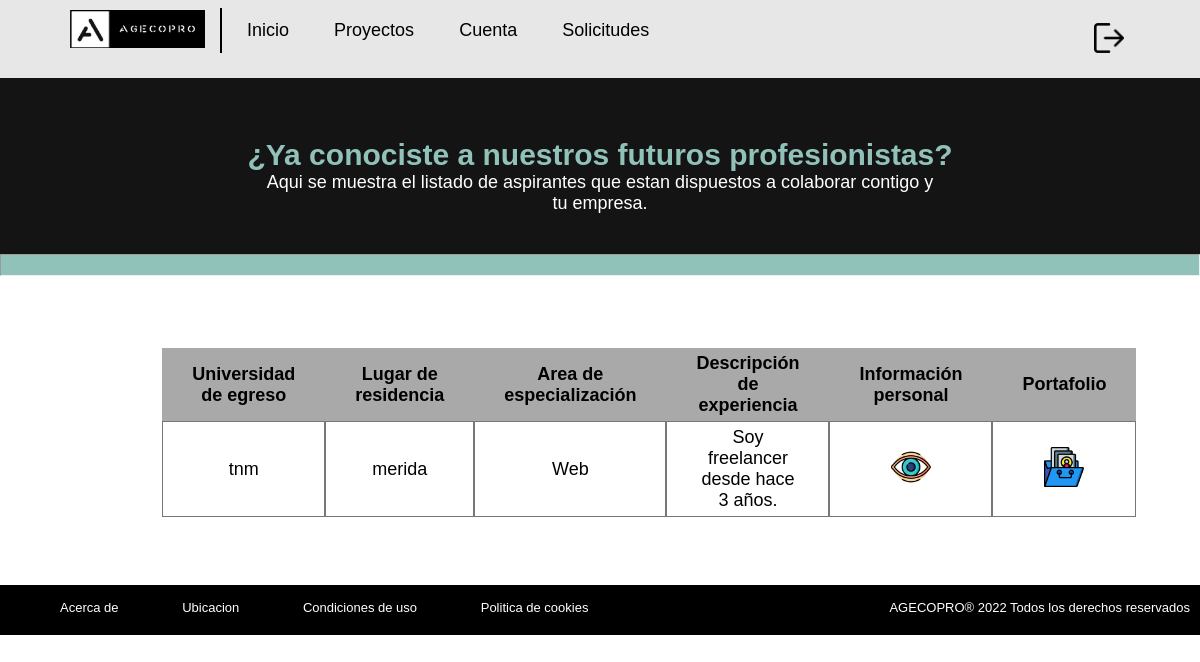
The page /catalogo_empresa.php (signed in) on the database its author committed.
### tables this page shows
CREATE TABLE `perfil` (
  `id` int(11) NOT NULL,
  `usuario` varchar(100) NOT NULL,
  `universidad` varchar(60) NOT NULL,
  `residencia` varchar(60) NOT NULL,
  `area` varchar(30) NOT NULL,
  `comentario` varchar(130) NOT NULL
);

CREATE TABLE `informacion` (
  `id` int(11) NOT NULL,
  `usuario` varchar(100) NOT NULL,
  `nombreusuario` varchar(40) NOT NULL,
  `apellidousuario` varchar(40) NOT NULL,
  `correousuario` varchar(30) NOT NULL,
  `correo2usuario` varchar(30) NOT NULL,
  `numerousuario` varchar(10) NOT NULL,
  `facebook` varchar(100) NOT NULL,
  `insta` varchar(100) NOT NULL,
  `twitter` varchar(100) NOT NULL
);

### catalogo_empresa.php (the view, shortened to what this page needs)
<!DOCTYPE html>
<html lang="en">
<head>
    <link rel="stylesheet" href="estilos.css">
    <?php
        include "cabecera_empresa.php";
    ?>
</head>
<body>
<div class="responsive">
    <div id="bloque">
            <h4>¿Ya conociste a nuestros futuros profesionistas?</h4>
            <p>Aqui se muestra el listado de aspirantes que estan dispuestos a colaborar contigo y tu empresa.</p>
    </div>
    <hr id="linea_amarilla">
    <div id="contenido">
        <div class="info_general">
            <table class="tabla1">
            <tr>
                <th>Universidad de egreso</th>
                <th>Lugar de residencia</th>
                <th>Area de especialización</th>
                <th>Descripción de experiencia</th>
                <th>Información personal</th>
                <th>Portafolio</th>
            </tr>
            <?php
            include "conexion.php";
            $todos2 = "SELECT * FROM perfil";
            $resultado2 = mysqli_query($conectar, $todos2);
            while($registro2 = mysqli_fetch_assoc($resultado2))
            {
            ?>
            <tr>
                <td><?php echo $registro2["universidad"]; ?></td>
                <td><?php echo $registro2["residencia"]; ?></td>
                <td><?php echo $registro2["area"]; ?></td>
                <td><?php echo $registro2["comentario"]; ?></td>
                <?php
                include "conexion.php";
                $todos = "SELECT * FROM informacion";
                $resultado = mysqli_query($conectar, $todos);
                while($registro = mysqli_fetch_assoc($resultado))
                {
                ?>
                <td><a href="javascript:popUp('ventana.php?id=<?php echo $registro['id'].'&user='.$registro['usuario']?>')"><img src="imagenes/ojo.png" width="40px"></a></td>
                    <?php
                }
                mysqli_free_result($resultado);?>
                <td><a href="muestra_portafolio.php?id=<?php ?>"><img src="imagenes/portafolio.png" width="40px"></a></td>
            </tr>
            <?php
            }
            mysqli_free_result($resultado2);?>
            </table>
        </div><br>
    </div><br>
</div>
</body>
<?php
include "footer.php";
?>
</html>

### estilos.css (style rules this page uses)
* { box-sizing: border-box; margin: 0; padding: 0; }
body { font-family: Helvetica; font-size: 18px; }
.responsive { width: 100%; max-width: 1300px; margin: 0 auto; overflow: hidden; }
#bloque { background-color: rgb(20, 20, 20); padding: 40px; box-sizing: border-box; }
#bloque h4 { font-size: 30px; margin-top: 20px; text-align: center; color: #91C2BA; }
#bloque p { color: white; margin: 0 auto; text-align: center; width: 60%; }
#linea_amarilla { background-color: #91C2BA; padding: 10px; width: 100%; }
#contenido { display: inline-block; vertical-align: top; margin-top: 6%; margin-left: 6%; }
.info_general { display: inline-block; vertical-align: top; max-width: 1300px; width: 60%; height: 40%; margin-left: 8%; margin-bottom: 6%; }
.tabla1 { width: 60%; text-align: center; border-spacing: 0px; margin:0 auto; font-size: 18px; }
table td { border: 1px #777 solid; text-align: center; width: 14%; padding: 5px 30px; box-sizing: border-box; }
table th { background-color: rgb(170, 169, 169); padding: 5px 30px; box-sizing: border-box; color: var(--negro); }

### rows shown on the page
perfil: universidad "tnm", residencia "merida", area "Web", comentario "Soy freelancer desde hace 3 años."
